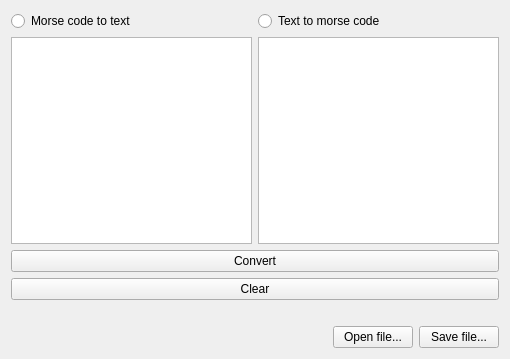
<?xml version="1.0" encoding="UTF-8"?>
<ui version="4.0">
 <class>Widget</class>
 <widget class="QWidget" name="Widget">
  <property name="geometry">
   <rect>
    <x>0</x>
    <y>0</y>
    <width>510</width>
    <height>359</height>
   </rect>
  </property>
  <property name="windowTitle">
   <string>Widget</string>
  </property>
  <layout class="QVBoxLayout" name="verticalLayout_2">
   <item>
    <layout class="QHBoxLayout" name="horizontalLayout_4">
     <item>
      <widget class="QRadioButton" name="radioButton_toText">
       <property name="toolTip">
        <string>Choose a mode</string>
       </property>
       <property name="text">
        <string>Morse code to text</string>
       </property>
      </widget>
     </item>
     <item>
      <widget class="QRadioButton" name="radioButton_toMorse">
       <property name="toolTip">
        <string>Choose a mode</string>
       </property>
       <property name="text">
        <string>Text to morse code</string>
       </property>
      </widget>
     </item>
    </layout>
   </item>
   <item>
    <layout class="QVBoxLayout" name="verticalLayout">
     <item>
      <layout class="QHBoxLayout" name="horizontalLayout_2">
       <item>
        <widget class="QPlainTextEdit" name="plainTextEdit_Origin">
         <property name="enabled">
          <bool>true</bool>
         </property>
         <property name="font">
          <font>
           <pointsize>14</pointsize>
          </font>
         </property>
         <property name="focusPolicy">
          <enum>Qt::StrongFocus</enum>
         </property>
         <property name="toolTip">
          <string>Enter your text here</string>
         </property>
         <property name="readOnly">
          <bool>false</bool>
         </property>
         <property name="plainText">
          <string/>
         </property>
         <property name="placeholderText">
          <string/>
         </property>
        </widget>
       </item>
       <item>
        <widget class="QPlainTextEdit" name="plainTextEdit_Converted">
         <property name="font">
          <font>
           <pointsize>14</pointsize>
          </font>
         </property>
         <property name="focusPolicy">
          <enum>Qt::ClickFocus</enum>
         </property>
         <property name="toolTip">
          <string/>
         </property>
         <property name="toolTipDuration">
          <number>-1</number>
         </property>
         <property name="readOnly">
          <bool>true</bool>
         </property>
        </widget>
       </item>
      </layout>
     </item>
     <item>
      <widget class="QPushButton" name="pushButton_Do">
       <property name="text">
        <string>Convert</string>
       </property>
      </widget>
     </item>
     <item>
      <widget class="QPushButton" name="pushButton_Clear">
       <property name="text">
        <string>Clear</string>
       </property>
      </widget>
     </item>
     <item>
      <spacer name="horizontalSpacer">
       <property name="orientation">
        <enum>Qt::Horizontal</enum>
       </property>
       <property name="sizeHint" stdset="0">
        <size>
         <width>40</width>
         <height>20</height>
        </size>
       </property>
      </spacer>
     </item>
    </layout>
   </item>
   <item>
    <layout class="QHBoxLayout" name="horizontalLayout">
     <item>
      <spacer name="horizontalSpacer_2">
       <property name="orientation">
        <enum>Qt::Horizontal</enum>
       </property>
       <property name="sizeHint" stdset="0">
        <size>
         <width>40</width>
         <height>20</height>
        </size>
       </property>
      </spacer>
     </item>
     <item>
      <widget class="QPushButton" name="pushButton_OpenFile">
       <property name="text">
        <string>Open file...</string>
       </property>
      </widget>
     </item>
     <item>
      <widget class="QPushButton" name="pushButton_SaveFile">
       <property name="text">
        <string>Save file...</string>
       </property>
      </widget>
     </item>
    </layout>
   </item>
  </layout>
  <zorder></zorder>
 </widget>
 <layoutdefault spacing="6" margin="11"/>
 <resources/>
 <connections/>
</ui>
